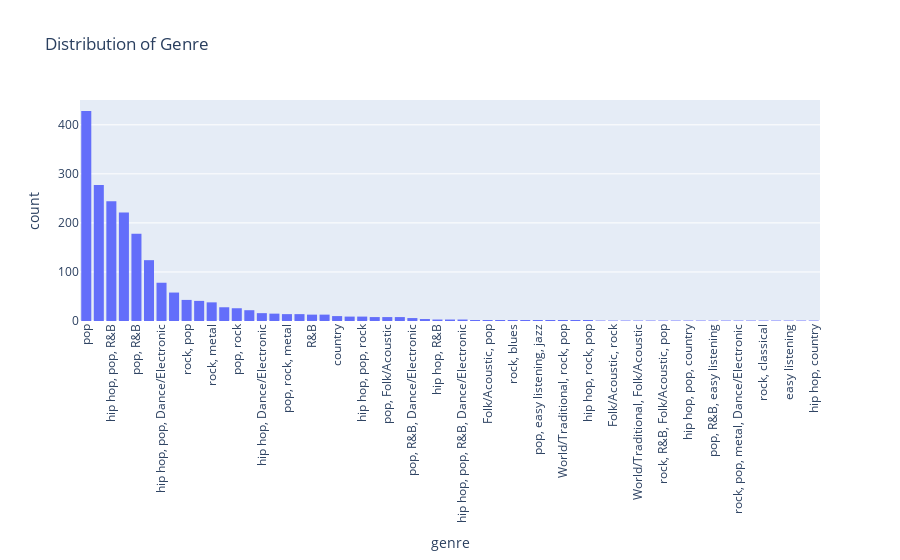

This figure's notebook cell:
### Code cell
fig = px.histogram(df,x='genre',title='Distribution of Genre')
fig.update_xaxes(categoryorder = "total descending")
fig.update_xaxes(tickangle=-90)
fig.show()

### Figure 1 — Plotly figure (JSON) as saved in the notebook; plotly's stock layout.template omitted (floating-point values rounded to 4 significant figures; data arrays with more than 128 entries replaced by an {"elided": "..."} marker saying what was removed)
{"data": [{"alignmentgroup": "True", "bingroup": "x", "hovertemplate": "genre=%{x}<br>count=%{y}<extra></extra>", "legendgroup": "", "marker": {"color": "#636efa", "pattern": {"shape": ""}}, "name": "", "offsetgroup": "", "orientation": "v", "showlegend": false, "type": "histogram", "x": {"elided": "2000 str values"}, "xaxis": "x", "yaxis": "y"}], "layout": {"barmode": "relative", "legend": {"tracegroupgap": 0}, "title": {"text": "Distribution of Genre"}, "xaxis": {"anchor": "y", "categoryorder": "total descending", "domain": [0, 1], "tickangle": -90, "title": {"text": "genre"}}, "yaxis": {"anchor": "x", "domain": [0, 1], "title": {"text": "count"}}}}
